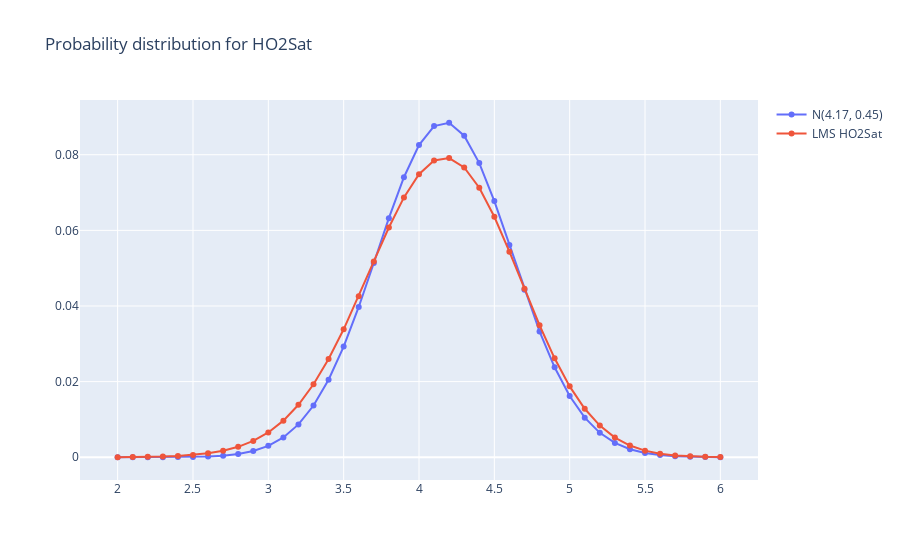

Here is the notebook cell this chart was saved with:
### Code cell
p, z = pred_fev1.calc_proba_for_hfev1(HFEV1.bins, 172, 30, "Male")
print(f"sum of lms p = {sum(p)}, len(p) = {len(p)}")

print(len(HFEV1.bins))

p_gauss = norm(4.17, 0.45).pdf(HFEV1.bins)
# Normalise p_gauss
p_gauss = p_gauss / p_gauss.sum()
print(f"sum of p_gauss = {sum(p_gauss)}, len(p_gauss) = {len(p_gauss)}")


# Using plotly go, plot the probability distribution
import plotly.graph_objects as go

fig = go.Figure()
# Add trace with values from normal distribution centered on 4.17 and sigma 0.45
fig.add_trace(
    go.Scatter(x=HFEV1.bins, y=p_gauss, mode="lines+markers", name="N(4.17, 0.45)")
)
fig.add_trace(go.Scatter(x=HFEV1.bins, y=p, mode="lines+markers", name="LMS hfev1"))
fig.update_layout(title="Probability distribution for hfev1")
fig.show()

### Figure 1 — Plotly figure (JSON) as saved in the notebook; plotly's stock layout.template omitted (floating-point values rounded to 4 significant figures)
{"data": [{"mode": "lines+markers", "name": "N(4.17, 0.45)", "type": "scatter", "x": [2, 2.1, 2.2, 2.3, 2.4, 2.5, 2.6, 2.7, 2.8, 2.9, 3.0, 3.1, 3.2, 3.3, 3.4, 3.5, 3.6, 3.7, 3.8, 3.9, 4.0, 4.1, 4.2, 4.3, 4.4, 4.5, 4.6, 4.7, 4.8, 4.9, 5.0, 5.1, 5.2, 5.3, 5.4, 5.5, 5.6, 5.7, 5.8, 5.9, 6.0], "y": [7.91e-07, 2.254e-06, 6.111e-06, 1.577e-05, 3.874e-05, 9.059e-05, 0.0002016, 0.0004271, 0.0008611, 0.001652, 0.003018, 0.005248, 0.008685, 0.01368, 0.02051, 0.02926, 0.03975, 0.05138, 0.06323, 0.07405, 0.08255, 0.08759, 0.08846, 0.08503, 0.0778, 0.06775, 0.05616, 0.04431, 0.03327, 0.02378, 0.01618, 0.01048, 0.006458, 0.003788, 0.002115, 0.001124, 0.0005687, 0.0002738, 0.0001255, 5.474e-05, 2.273e-05]}, {"mode": "lines+markers", "name": "LMS HO2Sat", "type": "scatter", "x": [2, 2.1, 2.2, 2.3, 2.4, 2.5, 2.6, 2.7, 2.8, 2.9, 3.0, 3.1, 3.2, 3.3, 3.4, 3.5, 3.6, 3.7, 3.8, 3.9, 4.0, 4.1, 4.2, 4.3, 4.4, 4.5, 4.6, 4.7, 4.8, 4.9, 5.0, 5.1, 5.2, 5.3, 5.4, 5.5, 5.6, 5.7, 5.8, 5.9, 6.0], "y": [3.21e-05, 6.026e-05, 0.0001111, 0.0002008, 0.0003553, 0.0006148, 0.001039, 0.001714, 0.002754, 0.004308, 0.006553, 0.009683, 0.01388, 0.0193, 0.02598, 0.03383, 0.04259, 0.05179, 0.06075, 0.06871, 0.07485, 0.07848, 0.07912, 0.07665, 0.07128, 0.06359, 0.05437, 0.04453, 0.03491, 0.02617, 0.01875, 0.01282, 0.008371, 0.005211, 0.003091, 0.001746, 0.0009383, 0.0004796, 0.0002329, 0.0001074, 4.703e-05]}], "layout": {"title": {"text": "Probability distribution for HO2Sat"}}}
